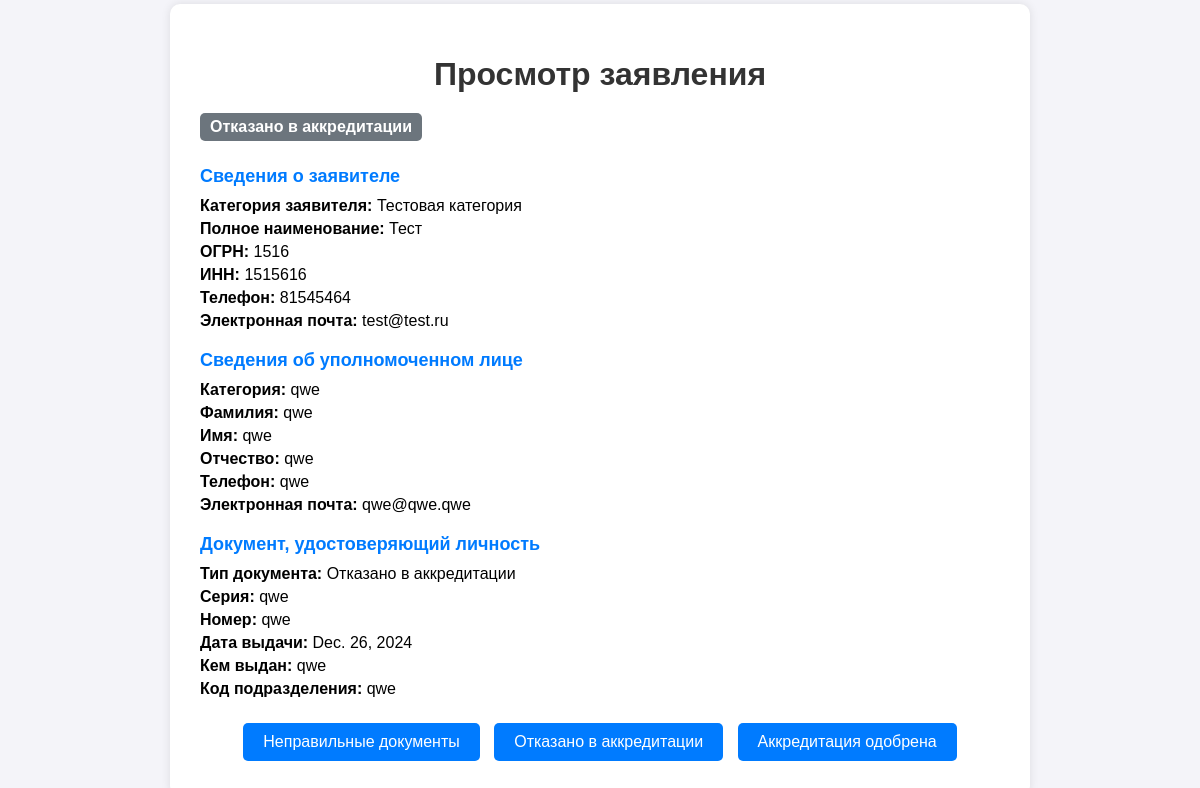
The page /applications/1/ on the database its author committed.
### submission/models.py (models this page shows, shortened)
class AccreditationApplication(models.Model):
    STATUS_CHOICES = [
        ('not_reviewed', 'Не рассмотрено'),
        ('invalid_docs', 'Неправильные документы'),
        ('rejected', 'Отказано в аккредитации'),
        ('approved', 'Аккредитовано'),
    ]
    applicant_category = models.CharField(max_length=255)
    full_name = models.CharField(max_length=255)
    ogrn = models.CharField(max_length=13, unique=True)
    inn = models.CharField(max_length=12, unique=True)
    phone_number = models.CharField(max_length=15)
    email = models.EmailField(blank=True, null=True)
    representative_category = models.CharField(max_length=255)
    last_name = models.CharField(max_length=255)
    first_name = models.CharField(max_length=255)
    middle_name = models.CharField(max_length=255, blank=True, null=True)
    representative_phone_number = models.CharField(max_length=15)
    representative_email = models.EmailField(blank=True, null=True)
    document_type = models.CharField(max_length=255)
    document_series = models.CharField(max_length=10)
    document_number = models.CharField(max_length=15)
    document_date = models.DateField()
    issued_by = models.TextField()
    subdivision_code = models.CharField(max_length=10)
    status = models.CharField(
        max_length=20,
        choices=STATUS_CHOICES,
        default='not_reviewed'
    )
    created_at = models.DateTimeField(auto_now_add=True)

### submission/views.py (the view, shortened to what this page needs)
# urls.py: path('applications/<int:application_id>/', views.application_detail, name='application_detail'),
def application_detail(request, application_id):
    application = get_object_or_404(AccreditationApplication, pk=application_id)
    return render(request, 'application_detail.html', {'application': application})

### submission/templates/application_detail.html (shortened to what this page needs)
<!DOCTYPE html>
<html lang="ru">
<head>
</head>
<body>
    <div class="container">
        <h1>Просмотр заявления</h1>
        <div class="status {{ application.status }}">
            {{ application.get_status_display }}
        </div>
        <div class="section">
            <h2>Сведения о заявителе</h2>
            <p><strong>Категория заявителя:</strong> {{ application.applicant_category }}</p>
            <p><strong>Полное наименование:</strong> {{ application.full_name }}</p>
            <p><strong>ОГРН:</strong> {{ application.ogrn }}</p>
            <p><strong>ИНН:</strong> {{ application.inn }}</p>
            <p><strong>Телефон:</strong> {{ application.phone_number }}</p>
            <p><strong>Электронная почта:</strong> {{ application.email }}</p>
        </div>
        <div class="section">
            <h2>Сведения об уполномоченном лице</h2>
            <p><strong>Категория:</strong> {{ application.representative_category }}</p>
            <p><strong>Фамилия:</strong> {{ application.last_name }}</p>
            <p><strong>Имя:</strong> {{ application.first_name }}</p>
            <p><strong>Отчество:</strong> {{ application.middle_name|default:"-" }}</p>
            <p><strong>Телефон:</strong> {{ application.representative_phone_number }}</p>
            <p><strong>Электронная почта:</strong> {{ application.representative_email|default:"-" }}</p>
        </div>
        <div class="section">
            <h2>Документ, удостоверяющий личность</h2>
            <p><strong>Тип документа:</strong> {{ application.document_type }}</p>
            <p><strong>Серия:</strong> {{ application.document_series }}</p>
            <p><strong>Номер:</strong> {{ application.document_number }}</p>
            <p><strong>Дата выдачи:</strong> {{ application.document_date }}</p>
            <p><strong>Кем выдан:</strong> {{ application.issued_by }}</p>
            <p><strong>Код подразделения:</strong> {{ application.subdivision_code }}</p>
        </div>
        <form method="post">
            <div class="actions">
                <button type="submit" name="action" value="documents_issue">Неправильные документы</button>
                <button type="submit" name="action" value="rejected">Отказано в аккредитации</button>
                <button type="submit" name="action" value="approved">Аккредитация одобрена</button>
            </div>
        </form>
    </div>
</body>
</html>

### submission/templates/application_detail.html (style rules this page uses)
body { font-family: Arial, sans-serif; margin: 0; padding: 0; background-color: #f4f4f9; display: flex; justify-content: center; align-items: center; min-height: 100vh; }
.container { max-width: 800px; width: 100%; background: white; padding: 30px; border-radius: 10px; box-shadow: 0 0 10px rgba(0, 0, 0, 0.1); }
h1 { text-align: center; color: #333; margin-bottom: 20px; }
.section { margin-bottom: 20px; }
.section h2 { font-size: 18px; color: #007BFF; margin-bottom: 10px; }
.section p { font-size: 16px; margin: 5px 0; }
.actions { text-align: center; margin-top: 20px; }
.actions button { margin: 5px; padding: 10px 20px; background-color: #007BFF; color: white; border: none; border-radius: 5px; cursor: pointer; font-size: 16px; }
.status { font-weight: bold; padding: 5px 10px; border-radius: 5px; color: white; display: inline-block; margin-bottom: 10px; }
.status.rejected { background-color: #6c757d; }

### rows shown on the page
AccreditationApplication: status "Отказано в аккредитации", applicant_category "Тестовая категория", full_name "Тест", ogrn "1516", inn "1515616", phone_number "81545464", email "test@test.ru", representative_category "qwe", last_name "qwe", first_name "qwe", middle_name "qwe", representative_phone_number "qwe", representative_email "qwe@qwe.qwe", document_type "Отказано в аккредитации", document_series "qwe", document_number "qwe", document_date "Dec. 26, 2024", issued_by "qwe", subdivision_code "qwe"
